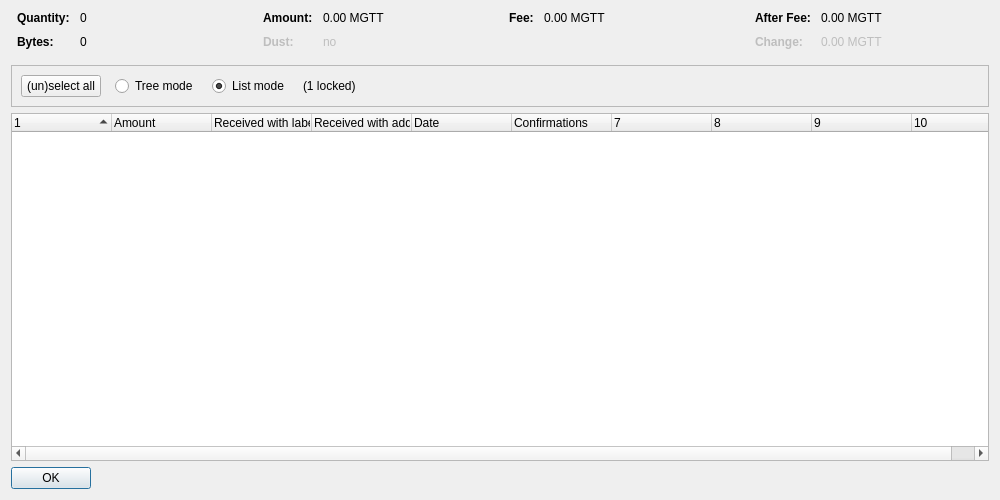
<?xml version="1.0" encoding="UTF-8"?>
<ui version="4.0">
 <class>CoinControlDialog</class>
 <widget class="QDialog" name="CoinControlDialog">
  <property name="geometry">
   <rect>
    <x>0</x>
    <y>0</y>
    <width>1000</width>
    <height>500</height>
   </rect>
  </property>
  <property name="windowTitle">
   <string>Coin Selection</string>
  </property>
  <layout class="QVBoxLayout" name="verticalLayout">
   <item>
    <layout class="QHBoxLayout" name="horizontalLayoutTop" stretch="0,0,0,0">
     <property name="topMargin">
      <number>0</number>
     </property>
     <property name="bottomMargin">
      <number>10</number>
     </property>
     <item>
      <layout class="QFormLayout" name="formLayoutCoinControl1">
       <property name="horizontalSpacing">
        <number>10</number>
       </property>
       <property name="verticalSpacing">
        <number>10</number>
       </property>
       <property name="leftMargin">
        <number>6</number>
       </property>
       <property name="rightMargin">
        <number>6</number>
       </property>
       <item row="0" column="0">
        <widget class="QLabel" name="labelCoinControlQuantityText">
         <property name="font">
          <font>
           <weight>75</weight>
           <bold>true</bold>
          </font>
         </property>
         <property name="text">
          <string>Quantity:</string>
         </property>
        </widget>
       </item>
       <item row="0" column="1">
        <widget class="QLabel" name="labelCoinControlQuantity">
         <property name="cursor">
          <cursorShape>IBeamCursor</cursorShape>
         </property>
         <property name="contextMenuPolicy">
          <enum>Qt::ActionsContextMenu</enum>
         </property>
         <property name="text">
          <string notr="true">0</string>
         </property>
         <property name="textInteractionFlags">
          <set>Qt::LinksAccessibleByMouse|Qt::TextSelectableByKeyboard|Qt::TextSelectableByMouse</set>
         </property>
        </widget>
       </item>
       <item row="1" column="0">
        <widget class="QLabel" name="labelCoinControlBytesText">
         <property name="font">
          <font>
           <weight>75</weight>
           <bold>true</bold>
          </font>
         </property>
         <property name="text">
          <string>Bytes:</string>
         </property>
        </widget>
       </item>
       <item row="1" column="1">
        <widget class="QLabel" name="labelCoinControlBytes">
         <property name="cursor">
          <cursorShape>IBeamCursor</cursorShape>
         </property>
         <property name="contextMenuPolicy">
          <enum>Qt::ActionsContextMenu</enum>
         </property>
         <property name="text">
          <string notr="true">0</string>
         </property>
         <property name="textInteractionFlags">
          <set>Qt::LinksAccessibleByMouse|Qt::TextSelectableByKeyboard|Qt::TextSelectableByMouse</set>
         </property>
        </widget>
       </item>
      </layout>
     </item>
     <item>
      <layout class="QFormLayout" name="formLayoutCoinControl2">
       <property name="horizontalSpacing">
        <number>10</number>
       </property>
       <property name="verticalSpacing">
        <number>10</number>
       </property>
       <property name="leftMargin">
        <number>6</number>
       </property>
       <property name="rightMargin">
        <number>6</number>
       </property>
       <item row="0" column="0">
        <widget class="QLabel" name="labelCoinControlAmountText">
         <property name="font">
          <font>
           <weight>75</weight>
           <bold>true</bold>
          </font>
         </property>
         <property name="text">
          <string>Amount:</string>
         </property>
        </widget>
       </item>
       <item row="0" column="1">
        <widget class="QLabel" name="labelCoinControlAmount">
         <property name="cursor">
          <cursorShape>IBeamCursor</cursorShape>
         </property>
         <property name="contextMenuPolicy">
          <enum>Qt::ActionsContextMenu</enum>
         </property>
         <property name="text">
          <string notr="true">0.00 MGTT</string>
         </property>
         <property name="textInteractionFlags">
          <set>Qt::LinksAccessibleByMouse|Qt::TextSelectableByKeyboard|Qt::TextSelectableByMouse</set>
         </property>
        </widget>
       </item>
       <item row="1" column="0">
        <widget class="QLabel" name="labelCoinControlLowOutputText">
         <property name="enabled">
          <bool>false</bool>
         </property>
         <property name="font">
          <font>
           <weight>75</weight>
           <bold>true</bold>
          </font>
         </property>
         <property name="text">
          <string>Dust:</string>
         </property>
        </widget>
       </item>
       <item row="1" column="1">
        <widget class="QLabel" name="labelCoinControlLowOutput">
         <property name="enabled">
          <bool>false</bool>
         </property>
         <property name="cursor">
          <cursorShape>IBeamCursor</cursorShape>
         </property>
         <property name="contextMenuPolicy">
          <enum>Qt::ActionsContextMenu</enum>
         </property>
         <property name="text">
          <string notr="true">no</string>
         </property>
         <property name="textInteractionFlags">
          <set>Qt::LinksAccessibleByMouse|Qt::TextSelectableByKeyboard|Qt::TextSelectableByMouse</set>
         </property>
        </widget>
       </item>
      </layout>
     </item>
     <item>
      <layout class="QFormLayout" name="formLayoutCoinControl3">
       <property name="horizontalSpacing">
        <number>10</number>
       </property>
       <property name="verticalSpacing">
        <number>10</number>
       </property>
       <property name="leftMargin">
        <number>6</number>
       </property>
       <property name="rightMargin">
        <number>6</number>
       </property>
       <item row="0" column="0">
        <widget class="QLabel" name="labelCoinControlFeeText">
         <property name="font">
          <font>
           <weight>75</weight>
           <bold>true</bold>
          </font>
         </property>
         <property name="text">
          <string>Fee:</string>
         </property>
        </widget>
       </item>
       <item row="0" column="1">
        <widget class="QLabel" name="labelCoinControlFee">
         <property name="cursor">
          <cursorShape>IBeamCursor</cursorShape>
         </property>
         <property name="contextMenuPolicy">
          <enum>Qt::ActionsContextMenu</enum>
         </property>
         <property name="text">
          <string notr="true">0.00 MGTT</string>
         </property>
         <property name="textInteractionFlags">
          <set>Qt::LinksAccessibleByMouse|Qt::TextSelectableByKeyboard|Qt::TextSelectableByMouse</set>
         </property>
        </widget>
       </item>
      </layout>
     </item>
     <item>
      <layout class="QFormLayout" name="formLayoutCoinControl4">
       <property name="horizontalSpacing">
        <number>10</number>
       </property>
       <property name="verticalSpacing">
        <number>10</number>
       </property>
       <property name="leftMargin">
        <number>6</number>
       </property>
       <property name="rightMargin">
        <number>6</number>
       </property>
       <item row="0" column="0">
        <widget class="QLabel" name="labelCoinControlAfterFeeText">
         <property name="font">
          <font>
           <weight>75</weight>
           <bold>true</bold>
          </font>
         </property>
         <property name="text">
          <string>After Fee:</string>
         </property>
        </widget>
       </item>
       <item row="0" column="1">
        <widget class="QLabel" name="labelCoinControlAfterFee">
         <property name="cursor">
          <cursorShape>IBeamCursor</cursorShape>
         </property>
         <property name="contextMenuPolicy">
          <enum>Qt::ActionsContextMenu</enum>
         </property>
         <property name="text">
          <string notr="true">0.00 MGTT</string>
         </property>
         <property name="textInteractionFlags">
          <set>Qt::LinksAccessibleByMouse|Qt::TextSelectableByKeyboard|Qt::TextSelectableByMouse</set>
         </property>
        </widget>
       </item>
       <item row="1" column="0">
        <widget class="QLabel" name="labelCoinControlChangeText">
         <property name="enabled">
          <bool>false</bool>
         </property>
         <property name="font">
          <font>
           <weight>75</weight>
           <bold>true</bold>
          </font>
         </property>
         <property name="text">
          <string>Change:</string>
         </property>
        </widget>
       </item>
       <item row="1" column="1">
        <widget class="QLabel" name="labelCoinControlChange">
         <property name="enabled">
          <bool>false</bool>
         </property>
         <property name="cursor">
          <cursorShape>IBeamCursor</cursorShape>
         </property>
         <property name="contextMenuPolicy">
          <enum>Qt::ActionsContextMenu</enum>
         </property>
         <property name="text">
          <string notr="true">0.00 MGTT</string>
         </property>
         <property name="textInteractionFlags">
          <set>Qt::LinksAccessibleByMouse|Qt::TextSelectableByKeyboard|Qt::TextSelectableByMouse</set>
         </property>
        </widget>
       </item>
      </layout>
     </item>
    </layout>
   </item>
   <item>
    <widget class="QFrame" name="frame">
     <property name="minimumSize">
      <size>
       <width>0</width>
       <height>40</height>
      </size>
     </property>
     <property name="frameShape">
      <enum>QFrame::StyledPanel</enum>
     </property>
     <property name="frameShadow">
      <enum>QFrame::Sunken</enum>
     </property>
     <layout class="QHBoxLayout" name="horizontalLayout">
      <item>
       <layout class="QHBoxLayout" name="horizontalLayoutPanel" stretch="0,0,0,0,0">
        <property name="spacing">
         <number>14</number>
        </property>
        <item>
         <widget class="QPushButton" name="pushButtonSelectAll">
          <property name="sizePolicy">
           <sizepolicy hsizetype="Maximum" vsizetype="Fixed">
            <horstretch>0</horstretch>
            <verstretch>0</verstretch>
           </sizepolicy>
          </property>
          <property name="text">
           <string>(un)select all</string>
          </property>
          <property name="autoDefault">
           <bool>false</bool>
          </property>
         </widget>
        </item>
        <item>
         <widget class="QRadioButton" name="radioTreeMode">
          <property name="sizePolicy">
           <sizepolicy hsizetype="Maximum" vsizetype="Fixed">
            <horstretch>0</horstretch>
            <verstretch>0</verstretch>
           </sizepolicy>
          </property>
          <property name="text">
           <string>Tree mode</string>
          </property>
         </widget>
        </item>
        <item>
         <widget class="QRadioButton" name="radioListMode">
          <property name="sizePolicy">
           <sizepolicy hsizetype="Maximum" vsizetype="Fixed">
            <horstretch>0</horstretch>
            <verstretch>0</verstretch>
           </sizepolicy>
          </property>
          <property name="text">
           <string>List mode</string>
          </property>
          <property name="checked">
           <bool>true</bool>
          </property>
         </widget>
        </item>
        <item>
         <widget class="QLabel" name="labelLocked">
          <property name="text">
           <string notr="true">(1 locked)</string>
          </property>
         </widget>
        </item>
        <item>
         <spacer name="horizontalSpacer">
          <property name="orientation">
           <enum>Qt::Horizontal</enum>
          </property>
          <property name="sizeHint" stdset="0">
           <size>
            <width>40</width>
            <height>20</height>
           </size>
          </property>
         </spacer>
        </item>
       </layout>
      </item>
     </layout>
    </widget>
   </item>
   <item>
    <widget class="CoinControlTreeWidget" name="treeWidget">
     <property name="contextMenuPolicy">
      <enum>Qt::CustomContextMenu</enum>
     </property>
     <property name="sortingEnabled">
      <bool>false</bool>
     </property>
     <property name="columnCount">
      <number>10</number>
     </property>
     <attribute name="headerShowSortIndicator" stdset="0">
      <bool>true</bool>
     </attribute>
     <attribute name="headerStretchLastSection">
      <bool>false</bool>
     </attribute>
     <column>
      <property name="text">
       <string/>
      </property>
     </column>
     <column>
      <property name="text">
       <string>Amount</string>
      </property>
     </column>
     <column>
      <property name="text">
       <string>Received with label</string>
      </property>
     </column>
     <column>
      <property name="text">
       <string>Received with address</string>
      </property>
     </column>
     <column>
      <property name="text">
       <string>Date</string>
      </property>
     </column>
     <column>
      <property name="text">
       <string>Confirmations</string>
      </property>
      <property name="toolTip">
       <string>Confirmed</string>
      </property>
     </column>
     <column>
      <property name="text">
       <string/>
      </property>
     </column>
     <column>
      <property name="text">
       <string/>
      </property>
     </column>
     <column>
      <property name="text">
       <string/>
      </property>
     </column>
     <column>
      <property name="text">
       <string/>
      </property>
     </column>
    </widget>
   </item>
   <item>
    <widget class="QDialogButtonBox" name="buttonBox">
     <property name="sizePolicy">
      <sizepolicy hsizetype="Maximum" vsizetype="Fixed">
       <horstretch>0</horstretch>
       <verstretch>0</verstretch>
      </sizepolicy>
     </property>
     <property name="orientation">
      <enum>Qt::Horizontal</enum>
     </property>
     <property name="standardButtons">
      <set>QDialogButtonBox::Ok</set>
     </property>
    </widget>
   </item>
  </layout>
 </widget>
 <customwidgets>
  <customwidget>
   <class>CoinControlTreeWidget</class>
   <extends>QTreeWidget</extends>
   <header>coincontroltreewidget.h</header>
  </customwidget>
 </customwidgets>
 <resources/>
 <connections/>
</ui>
